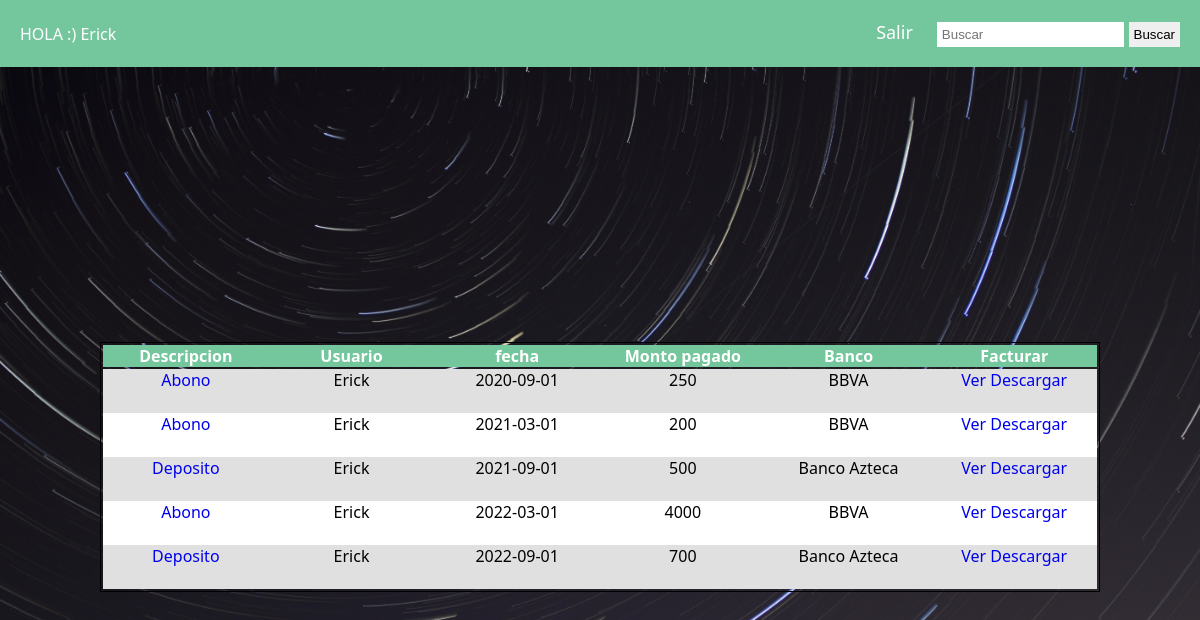
The page /index.php (signed in) on the database its author committed.
### tables this page shows
CREATE TABLE `residencias` (
  `idResidencia` int(11) NOT NULL,
  `carrera_id` int(11) NOT NULL,
  `tema` varchar(255) NOT NULL,
  `fecha` date NOT NULL,
  `numPaginas` int(11) NOT NULL,
  `link` varchar(33) NOT NULL
);

CREATE TABLE `autor` (
  `id` int(11) NOT NULL,
  `residencias_id` int(11) NOT NULL,
  `nombre` varchar(45) NOT NULL,
  `apellido` varchar(45) NOT NULL,
  `numControl` varchar(45) NOT NULL
);

CREATE TABLE `carrera` (
  `id` int(11) NOT NULL,
  `nombre` varchar(45) NOT NULL
);

### index.php (the view, shortened to what this page needs)
<?php include("includes/db.php"); ?>
<?php
    if(isset($_SESSION['email'])){
        include("includes/header.php");?>
<link href="includes/main.css" rel="stylesheet" type="text/css"/>
            <nav class="navbar">
                <div class="logo">HOLA :) <?php echo $_SESSION['name'] ?></div>
                <div class="menus">
                    <ul>
                        <div class="buscar-container">
                            <form action="buscar.php" method="GET">
                                <input type="text" placeholder="Buscar" name="search_query">
                                <button type="submit">Buscar</button>
                            </form>
                        </div>
                        <li><a href="logout.php">Salir</a></li>
                    </ul>
                </div>
            </nav>
            <div class="contenido">
                <table class="tabla">
                    <thead>
                        <th>Descripcion</th>
                        <th>Usuario</th>
                        <th>fecha</th>
                        <th>Monto pagado</th>
                        <th>Banco</th>
                        <th>Facturar</th>
                    </thead>
                    <tbody>
                    <?php
                        $query = "SELECT * FROM residencias JOIN carrera ON (residencias.carrera_id = carrera.id)";
                        $result_task = mysqli_query($conn, $query);
                        while($row = mysqli_fetch_array($result_task)){ ?>
                            <tr>
                                <td><a href="https://drive.google.com/file/d/<?php echo $row['link'] ?>/view" target="_blank"><?php echo $row['tema'] ?></a></td>
                                <td>
                                    <?php
                                        $autores = $row['idResidencia'];
                                        $autoresSanitized = mysqli_real_escape_string($conn, $autores);
                                        $bdaut = "SELECT * FROM residencias JOIN autor ON(residencias.idResidencia = autor.residencias_id) where residencias.idResidencia = $autoresSanitized";
                                        $resul = mysqli_query($conn, $bdaut);
                                        while($rowAutor = mysqli_fetch_array($resul)){
                                            echo $rowAutor['nombre']." ".$rowAutor['apellido']."<br><br>";
                                        }
                                    ?>
                                </td>
                                <td><?php echo $row['fecha'] ?></td>
                                <td><?php echo $row['numPaginas'] ?></td>
                                <td><?php echo $row['nombre'] ?></td>
                                <td>
                                    <a href="https://drive.google.com/file/d/<?php echo $row['link'] ?>/view" target="_blank">Ver</a>
                                    <a href="https://drive.google.com/uc?export=download&id=<?php echo $row['link'] ?>" target="_blank">Descargar</a>
                                </td>
                            </tr>
                        <?php } ?>
                    </tbody>
                </table>
            </div>
        <?php include("includes/footer.php");
    } ?>

### estilos/main.css (style rules this page uses)
* { margin: 0; padding: 0; box-sizing: border-box; }
body { font-family: 'Segoe UI', Tahoma, Geneva, Verdana, sans-serif; background-image: url("imagenes/background.jpg"); background-size: cover; background-repeat: no-repeat; background-position: center; background-attachment: fixed; }
a { text-decoration: none; }
li { list-style: none; display: inline; }
.navbar { display: flex; align-items: center; justify-content: space-between; padding: 20px; background-color: #74C69D; color: #fff; }
.menus { display: flex; gap: 1em; font-size: 18px; }
.menus li { padding: 5px 14px; }
.menus li a { color: white; }
.menus .buscar-container { display: block; float: right; margin-left: 10px; }
.menus .buscar-container button { padding: 5px; border: none; cursor: pointer; }
.menus input[type=text] { border: none; padding: 5px; }
.contenido { max-width: 1000px; margin-right:auto; margin-left:auto; display:flex; justify-content:center; align-items:center; min-height:100vh; }
.tabla { width:100%; border:1px solid }
th { display:flex; width:100%; background:#74C69D; padding:0; color:white; text-decoration: none; position:relative; display:inline-block; }
tr { display:flex; width:100%; padding:0; background: #fff; }
tr:nth-of-type(odd) { background: rgb(224, 224, 224); }
td { flex: 1 1 20%; text-align:center; }

### rows shown on the page
residencias: tema "Abono", fecha "2020-09-01", numPaginas "250", carrera.nombre "BBVA"
autor: nombre "Erick"
residencias: tema "Abono", fecha "2021-03-01", numPaginas "200", carrera.nombre "BBVA"
autor: nombre "Erick"
residencias: tema "Deposito", fecha "2021-09-01", numPaginas "500", carrera.nombre "Banco Azteca"
autor: nombre "Erick"
residencias: tema "Abono", fecha "2022-03-01", numPaginas "4000", carrera.nombre "BBVA"
autor: nombre "Erick"
residencias: tema "Deposito", fecha "2022-09-01", numPaginas "700", carrera.nombre "Banco Azteca"
autor: nombre "Erick"

### other values the page prints
$_SESSION['name'] "Erick"
